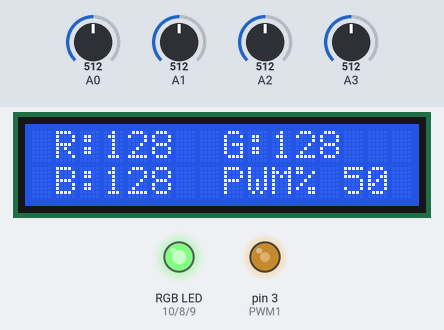
The sketch below on a simulated Arduino Uno, built with avr-gcc and run on an emulated ATmega328P. Shown: 16×2 character LCD, an RGB LED mixed from three pins (HIGH = lit), output pins drawn as LEDs (lit = HIGH). Inputs (shaded band) come from the test bench; at power-on: A0 = 512, A1 = 512, A3 = 512, A2 = 512. Dim RGB values are drawn brighter than linear.

Above: at 1.2 s.
1.3 s: A0 set to 716
At 2.2 s:
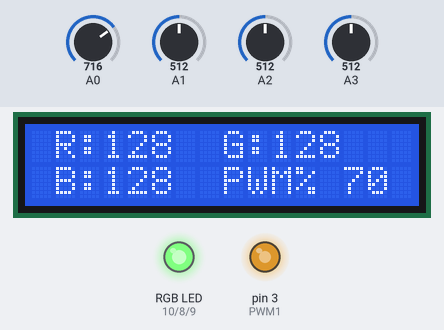
2.8 s: A1 set to 716
At 4.1 s:
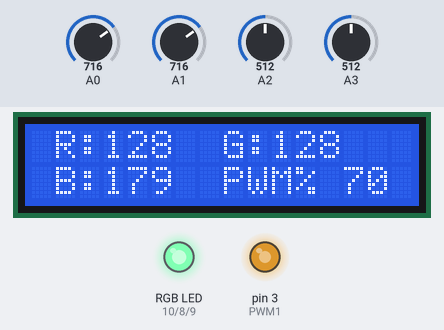
4.4 s: A3 set to 716
At 4.7 s:
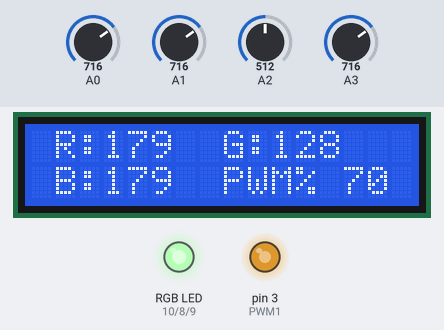
5.9 s: A2 set to 502
At 6.8 s:
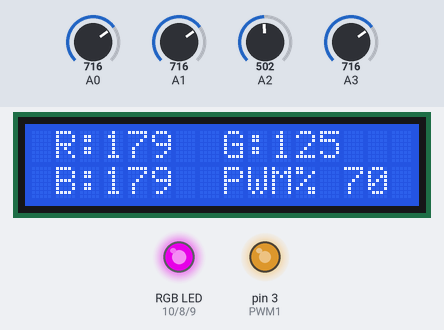
7.5 s: A0 set to 992
At 8.5 s:
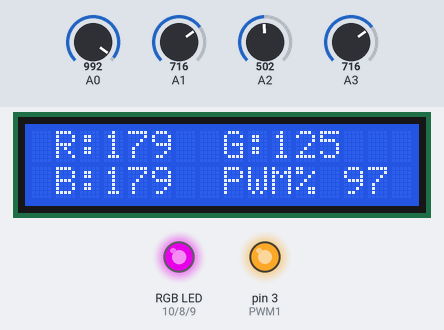
9.0 s: A2 set to 716
At 10.5 s:
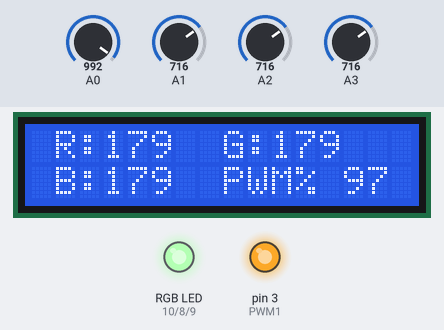
Timing chart, 0 to 11.6 s (numbered marks = the images above; inputs shaded):
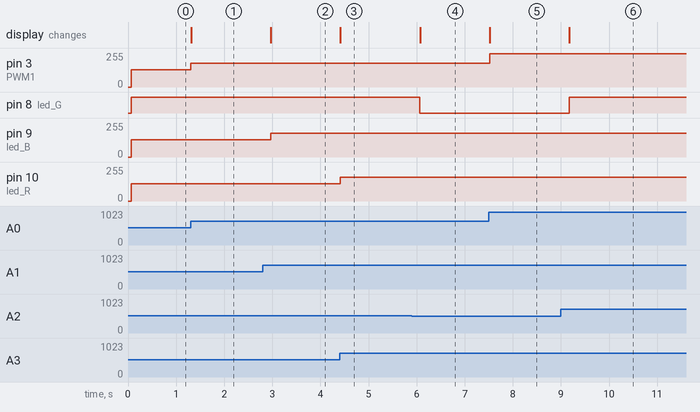

The sketch:

Projeto_led_RGB_com_PWM.ino
```cpp
//Fabricio Onofre - RA: 20130
// Prof° Sérgio - 1PD
// Projeto led RGB com PWM

// Definião das entradas/pinos
#include <LiquidCrystal.h>
#define RS 11
#define EN 12
#define D4 7
#define D5 6
#define D6 5
#define D7 4
#define caracteres 16
#define linhas     2
#define PWM1  3
#define led_R 10
#define led_B 9
#define led_G 8


// variável para armazenar o valor do pot
int valor_pot;

LiquidCrystal lcd(RS,EN,D4,D5,D6,D7);


// define os pinos de saida e sua direção
void setup()
{
  // entradas analógicas para os pot do led RGB
  pinMode(A3, INPUT);
  pinMode(A2, INPUT);
  pinMode(A1, INPUT);

  //pinos do led RGB
  pinMode(led_R, OUTPUT);
  pinMode(led_G, OUTPUT);
  pinMode(led_B, OUTPUT);

  //pinos do LCD
  lcd.begin(caracteres, linhas);

  //pinos para o led com pwm
  pinMode(PWM1, OUTPUT);
}

void loop()
{
  lcd.clear(); //Limpa o display

  // ajusta valor 0 -1023 -> 0 - 255
  valor_pot = analogRead(A0) / 4;

  // liga e regula a led vermelha
  analogWrite(PWM1, valor_pot);

  // ajusta o valor de cada cor pro led RGB
  int vermelho = analogRead(A3) / 4;
  int verde    = analogRead(A2) / 4;
  int azul     = analogRead(A1) / 4;

  // porcentagem do pwm
  int resultado = (valor_pot * 100)/ 255;

  // regulagem para decidir a cor do led RGB
  analogWrite(led_G, verde);
  analogWrite(led_B, azul);
  analogWrite(led_R, vermelho);

  // Informações que são apresentadas no display
  lcd.setCursor(1,0);
  lcd.print("R:");
  lcd.setCursor(3,0);
  lcd.print(vermelho ); // valor do R do led
  lcd.setCursor(8,0);
  lcd.print("G:");
  lcd.setCursor(10,0);
  lcd.print(verde );    // valor do G do led
  lcd.setCursor(1,1);
  lcd.print("B:");
  lcd.setCursor(3,1);
  lcd.print(azul);     // valor do B do led
  lcd.setCursor(8,1);
  lcd.print("PWM%");
  lcd.setCursor(13,1);
  lcd.print(resultado); // porcentagem atual usada do pwm

  delay(200); // atualiza o display
}
```

Measured:
- the behaviour switches between 512 and 511 on A2 (found by bisection; images 3 and 4)
- after the input at 1.3 s, pin 3 (PWM1): 128/255 → 179/255 at once; the display: changes at once (image 1)
- after the input at 2.8 s, pin 9 (led_B): 128/255 → 179/255 after 0.16 s; the display: changes after 0.17 s (image 2)
- after the input at 4.4 s, pin 10 (led_R): 128/255 → 179/255 at once; the display: changes at once (image 3)
- after the input at 5.9 s, pin 8 (led_G): HIGH → LOW after 0.17 s; the display: changes after 0.17 s (image 4)
- after the input at 7.5 s, pin 3 (PWM1): 179/255 → 248/255 at once; the display: changes at once (image 5)
- after the input at 9.0 s, pin 8 (led_G): LOW → HIGH after 0.17 s; the display: changes after 0.18 s (image 6)
